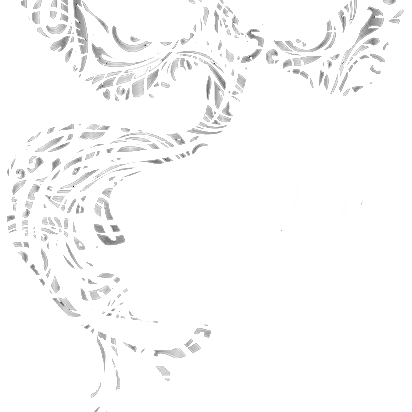
#> input picture alldatasets/Class1/convert1.png, 412 x 412 px; its folder holds 3 pictures in this run
$ python crop.py
#> lines starting #> are read from the running program, lines starting #| are printed output that depends on the picture
from PIL import Image
import os

# Function to crop multiple files
resource = 'alldatasets/Class1'

def main():
    for count, filename in enumerate(os.listdir(resource)):
        src = resource + '/' + filename
        img = Image.open(src)
#> img is the input picture: PIL image 412x412 LA; mean R, G, B, A 249.4, 249.4, 249.4, 255
        area = (100, 100, 512, 512) #X start, Y start, X end, Y end
        img.crop(area).save(src)
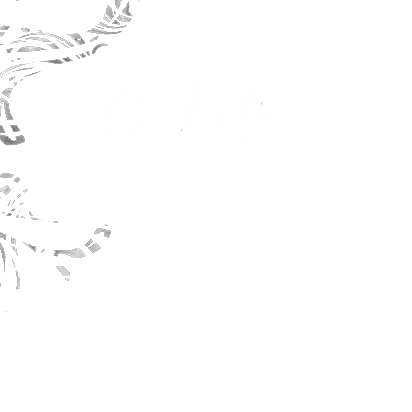
#> saved as convert1.png: PIL image 412x412 LA; mean R, G, B, A 145, 145, 145, 146.2; transparent parts drawn white
#> pass 3 of the loop in main, `for count, filename in enumerate(os.listdir(resource)):`:
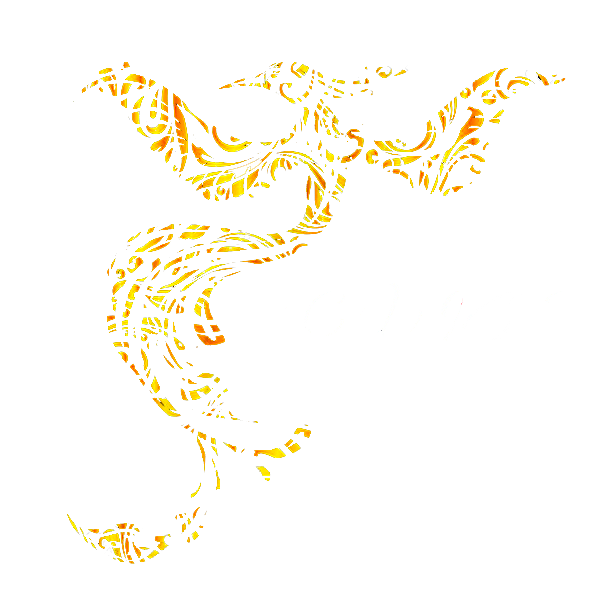
#> input picture alldatasets/Class1/image.png, 612 x 612 px
#> in main, img is the input picture: PIL image 612x612 RGB; mean R, G, B 254.4, 252, 244.3
#> in main, `img.crop(area).save(src)`:
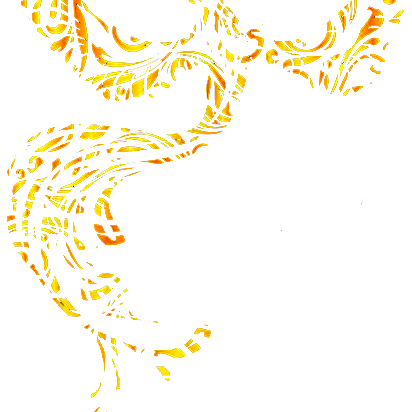
#> saved as image.png: PIL image 412x412 RGB; mean R, G, B 254, 249.8, 235.9

# Driver Code
if __name__ == '__main__':
    main()
